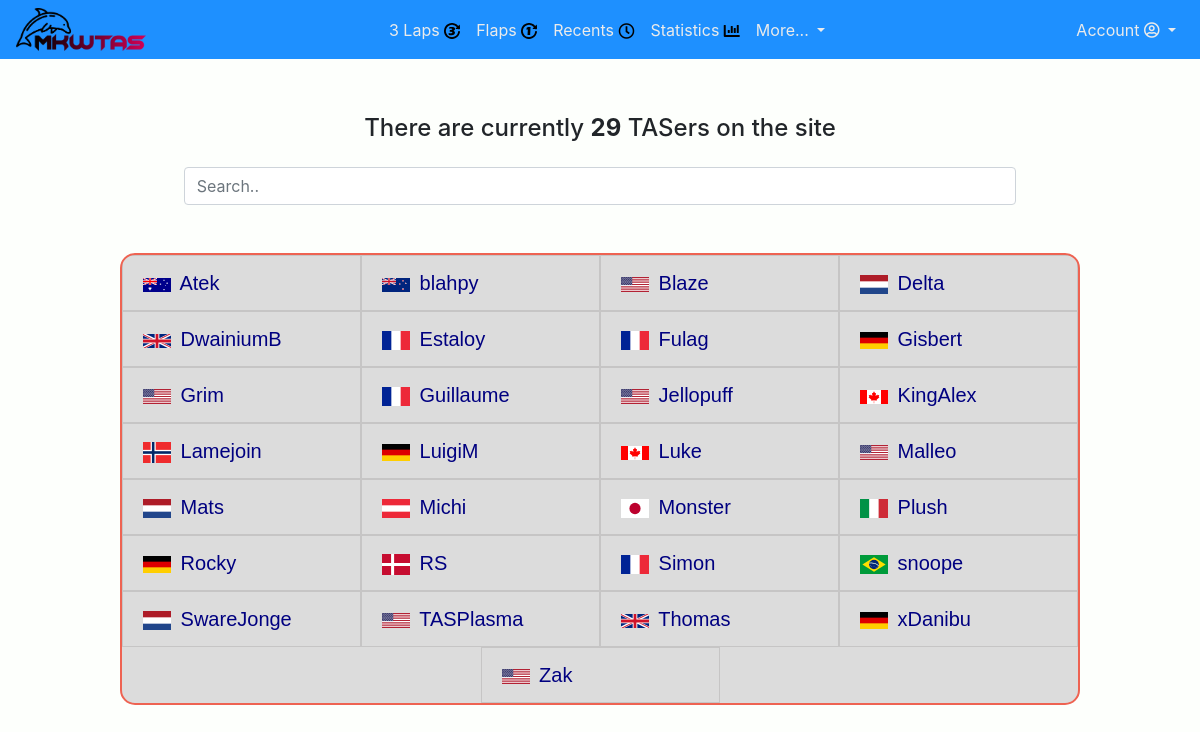
Page /listPlayers.php on the committed database.
### tables this page shows
CREATE TABLE `player` (
  `id_player` int(11) NOT NULL,
  `name_player` varchar(16) NOT NULL,
  `country` varchar(2) NOT NULL DEFAULT '00'
);

### php_scripts/db_requests.php (called while the page is built, shortened)
<?php
$getAllPlayers = $bdd->prepare('
	SELECT name_player, id_player, country
	FROM player
	ORDER BY name_player'
);
$countAllPlayers = $bdd->prepare('
	SELECT COUNT(name_player) AS nbrJoueurs
	FROM player'
);

### php_includes/imports.php (called while the page is built, shortened)
<?php
require PHP_SCRIPTS . "db_requests.php";
?>

### php_includes/utils.php (called while the page is built, shortened)
<?php
function includeHeader($variables) {
    include(PHP_INCLUDES . "head.php");
}
function getCodeToCountryArray(){
    $string = file_get_contents("assets/country-flags/countries.json");
    return json_decode($string);
}
function getCountryNameFromCode($countryArray, $countryCode){
    foreach ($countryArray as $key => $value) {
        if (strtoupper($key) == strtoupper($countryCode)) {
            return $value;
        }
    }
}
?>

### views/listPlayers.php (the view, shortened to what this page needs)
<!DOCTYPE html>
<html lang="en">
<?php
include 'php_includes/imports.php';
?>
<body>
    <?php include 'php_includes/nav.php' ?>
    <div class="main-container mt-5 mb-4">
        <h4 class="text-center mb-4 pt-2">
            <?php
            $countAllPlayers->execute();
            $data = $countAllPlayers->fetch();
            echo "There are currently <b>" . $data['nbrJoueurs'] . "</b> TASers on the site";
            ?>
        </h4>
        <div class="container mb-3">
            <input class="form-control mx-auto w-75" id="input_searchPlayer" type="text" placeholder="Search.." autofocus>
        </div>
            <ul id="listPlayers" class="list-group list-players d-flex flex-row flex-wrap mt-5">
                <?php
                $countryArray = getCodeToCountryArray();
                $getAllPlayers->execute();
                while ($data = $getAllPlayers->fetch()) {
                    $countryName = getCountryNameFromCode($countryArray, $data['country']);
                    echo "<a class='w-25 list-players-li' href=player.php?name=" . str_replace(' ', '_', $data['name_player']) . ">"; ?>
                    <li class="">
                        <?php echo "<img class='mr-1' src='assets/country-flags/svg/" . strtolower($data['country']) . ".svg' data-toggle='tooltip' data-placement='left' title='" . $countryName . "' width='28px' >"; ?>
                        <?php echo $data['name_player'] ?>
                    </li>
                    </a>
                    <?php
                }
                ?>
            </ul>
    </div>
</body>
</html>

### css/styles.css (style rules this page uses)
body { background-color: #FDFFFC; padding-top: 58px; }
a { color: #0549e7; }
.list-players { width: 80%; justify-content: center; list-style-type: none; margin: auto; overflow: hidden; border: 2px solid #ee6352; border-radius: 15px; background: #dcdcdc; }
.list-players-li { font-family: Helvetica, Verdana, sans-serif; font-size: 20px; min-width: 200px; padding: .75rem 1.25rem; border : 1.5px solid rgba(41, 38, 38, 0.125); -webkit-transition: font-size 0.3s ease, background-color 0.3s ease; -moz-transition: font-size 0.3s ease, background-color 0.3s ease; -o-transition: font-size 0.3s ease, background-color 0.3s ease; -ms-transition: font-size 0.3s ease, background-color 0.3s ease; transition: font-size 0.3s ease, background-color 0.3s ease; }
.list-players a { text-decoration: none; color: #000080; }

### rows in the picture
player: shows a picture, name_player "Atek"
player: shows a picture, name_player "blahpy"
player: name_player "Blaze"
player: name_player "Delta"
player: name_player "DwainiumB"
player: name_player "Estaloy"
player: name_player "Fulag"
player: name_player "Gisbert"
player: name_player "Grim"
player: name_player "Guillaume"
player: name_player "Jellopuff"
player: name_player "KingAlex"
player: shows a picture, name_player "Lamejoin"
player: name_player "LuigiM"
player: name_player "Luke"
player: name_player "Malleo"
player: name_player "Mats"
player: shows a picture, name_player "Michi"
player: shows a picture, name_player "Monster"
player: shows a picture, name_player "Plush"
player: name_player "Rocky"
player: shows a picture, name_player "RS"
player: name_player "Simon"
player: shows a picture, name_player "snoope"
player: name_player "SwareJonge"
player: name_player "TASPlasma"
player: name_player "Thomas"
player: name_player "xDanibu"
player: name_player "Zak"

### other values in the picture
$data['nbrJoueurs'] "29"
